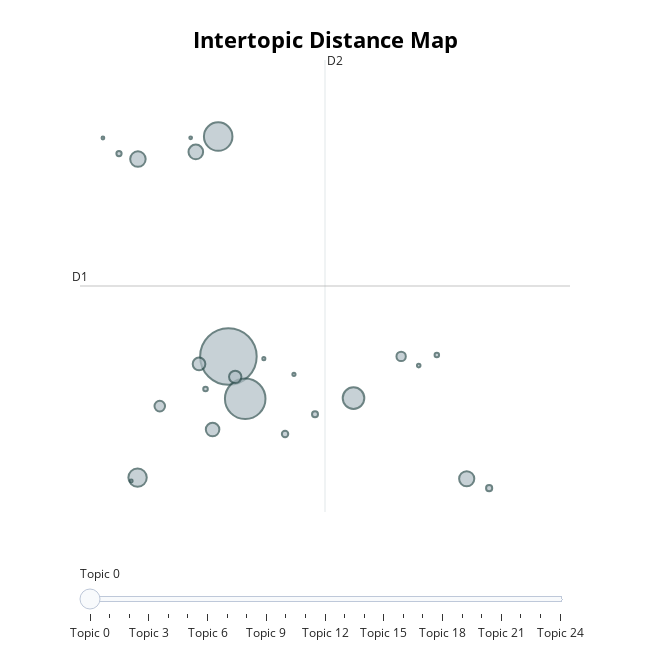

Notebook source saved alongside this figure:
### Markdown cell above
### Visualize Topics

### Code cell
bert_topic_model.visualize_topics()

### Figure 1 — Plotly figure (JSON) as saved in the notebook; plotly's stock layout.template omitted (floating-point values rounded to 4 significant figures)
{"data": [{"customdata": [[0, "fit | shirt | robe | size | great", 4119], [1, "watch | band | look | time | wrist", 2116], [2, "wallet | card | leather | credit | pocket", 1046], [3, "luggage | bag | set | trip | wheel", 600], [4, "sleep | comfortable | sleepwear | soft | pant", 436], [5, "good | fit | color | quality | look", 309], [6, "shoe | sock | foot | size | pair", 297], [7, "gift | product | good | quality | price", 275], [8, "jean | fit | pair | nautica jean | jean fit", 235], [9, "pajama | pajama pant | bottom | pant | pajama bottom", 207], [10, "muy | que | excelente | reloj | producto", 197], [11, "trunk | swim | suit | swimsuit | swim trunk", 144], [12, "cotton | wash | washing | washed | good", 113], [13, "boxer | brief | comfortable | boxer brief | boxer short", 53], [14, "slipper | foot | size slipper | slipper nice | warm", 49], [15, "polo | undershirt | shirt | polo shirt | like", 46], [16, "excellent excellent | excellent | good good | good | imperfect goodby", 35], [17, "blazer | navy | school | size | son", 27], [18, "handkerchief | hanky | cotton | cotton handkerchief | napkin", 26], [19, "bathrobe | clip | bathrobe seems | bath | large", 16], [20, "cuff | cuff link | cufflink | link | french cuff", 13], [21, "belt | belt loop | loop | worth price | worth", 12], [22, "warm | warm soft | senior enjoys | enjoys wormth | wormth softness", 11], [23, "color | red | navy | light yellow | disappointed", 10], [24, "pair | two pair | price | bought two | nice", 10]], "hovertemplate": "<b>Topic %{customdata[0]}</b><br>%{customdata[1]}<br>Size: %{customdata[2]}", "legendgroup": "", "marker": {"color": "#B0BEC5", "line": {"color": "DarkSlateGrey", "width": 2}, "size": [4119, 2116, 1046, 600, 436, 309, 297, 275, 235, 207, 197, 144, 113, 53, 49, 46, 35, 27, 26, 16, 13, 12, 11, 10, 10], "sizemode": "area", "sizeref": 2.574, "symbol": "circle"}, "mode": "markers", "name": "", "orientation": "v", "showlegend": false, "type": "scatter", "x": [2.905, 3.08, 2.798, 4.211, 1.957, 1.96, 5.392, 2.565, 2.74, 2.598, 2.976, 2.188, 4.708, 3.496, 5.626, 3.809, 1.763, 2.666, 5.08, 4.891, 3.589, 3.275, 1.891, 1.595, 2.511], "xaxis": "x", "y": [8.394, 7.17, 14.74, 7.191, 4.896, 14.09, 4.862, 14.3, 6.282, 8.177, 7.805, 6.96, 8.396, 6.153, 4.591, 6.727, 14.25, 7.455, 8.434, 8.129, 7.878, 8.33, 4.799, 14.7, 14.71], "yaxis": "y"}], "layout": {"annotations": [{"showarrow": false, "text": "D1", "x": 1.356, "y": 10.43, "yshift": 10}, {"showarrow": false, "text": "D2", "x": 3.913, "xshift": 10, "y": 16.95}], "height": 650, "hoverlabel": {"bgcolor": "white", "font": {"family": "Rockwell", "size": 16}}, "legend": {"itemsizing": "constant", "tracegroupgap": 0}, "margin": {"t": 60}, "shapes": [{"line": {"color": "#CFD8DC", "width": 2}, "type": "line", "x0": 3.913, "x1": 3.913, "y0": 3.903, "y1": 16.95}, {"line": {"color": "#9E9E9E", "width": 2}, "type": "line", "x0": 1.356, "x1": 6.47, "y0": 10.43, "y1": 10.43}], "sliders": [{"active": 0, "pad": {"t": 50}, "steps": [{"args": [{"marker.color": [["red", "#B0BEC5", "#B0BEC5", "#B0BEC5", "#B0BEC5", "#B0BEC5", "#B0BEC5", "#B0BEC5", "#B0BEC5", "#B0BEC5", "#B0BEC5", "#B0BEC5", "#B0BEC5", "#B0BEC5", "#B0BEC5", "#B0BEC5", "#B0BEC5", "#B0BEC5", "#B0BEC5", "#B0BEC5", "#B0BEC5", "#B0BEC5", "#B0BEC5", "#B0BEC5", "#B0BEC5"]]}], "label": "Topic 0", "method": "update"}, {"args": [{"marker.color": [["#B0BEC5", "red", "#B0BEC5", "#B0BEC5", "#B0BEC5", "#B0BEC5", "#B0BEC5", "#B0BEC5", "#B0BEC5", "#B0BEC5", "#B0BEC5", "#B0BEC5", "#B0BEC5", "#B0BEC5", "#B0BEC5", "#B0BEC5", "#B0BEC5", "#B0BEC5", "#B0BEC5", "#B0BEC5", "#B0BEC5", "#B0BEC5", "#B0BEC5", "#B0BEC5", "#B0BEC5"]]}], "label": "Topic 1", "method": "update"}, {"args": [{"marker.color": [["#B0BEC5", "#B0BEC5", "red", "#B0BEC5", "#B0BEC5", "#B0BEC5", "#B0BEC5", "#B0BEC5", "#B0BEC5", "#B0BEC5", "#B0BEC5", "#B0BEC5", "#B0BEC5", "#B0BEC5", "#B0BEC5", "#B0BEC5", "#B0BEC5", "#B0BEC5", "#B0BEC5", "#B0BEC5", "#B0BEC5", "#B0BEC5", "#B0BEC5", "#B0BEC5", "#B0BEC5"]]}], "label": "Topic 2", "method": "update"}, {"args": [{"marker.color": [["#B0BEC5", "#B0BEC5", "#B0BEC5", "red", "#B0BEC5", "#B0BEC5", "#B0BEC5", "#B0BEC5", "#B0BEC5", "#B0BEC5", "#B0BEC5", "#B0BEC5", "#B0BEC5", "#B0BEC5", "#B0BEC5", "#B0BEC5", "#B0BEC5", "#B0BEC5", "#B0BEC5", "#B0BEC5", "#B0BEC5", "#B0BEC5", "#B0BEC5", "#B0BEC5", "#B0BEC5"]]}], "label": "Topic 3", "method": "update"}, {"args": [{"marker.color": [["#B0BEC5", "#B0BEC5", "#B0BEC5", "#B0BEC5", "red", "#B0BEC5", "#B0BEC5", "#B0BEC5", "#B0BEC5", "#B0BEC5", "#B0BEC5", "#B0BEC5", "#B0BEC5", "#B0BEC5", "#B0BEC5", "#B0BEC5", "#B0BEC5", "#B0BEC5", "#B0BEC5", "#B0BEC5", "#B0BEC5", "#B0BEC5", "#B0BEC5", "#B0BEC5", "#B0BEC5"]]}], "label": "Topic 4", "method": "update"}, {"args": [{"marker.color": [["#B0BEC5", "#B0BEC5", "#B0BEC5", "#B0BEC5", "#B0BEC5", "red", "#B0BEC5", "#B0BEC5", "#B0BEC5", "#B0BEC5", "#B0BEC5", "#B0BEC5", "#B0BEC5", "#B0BEC5", "#B0BEC5", "#B0BEC5", "#B0BEC5", "#B0BEC5", "#B0BEC5", "#B0BEC5", "#B0BEC5", "#B0BEC5", "#B0BEC5", "#B0BEC5", "#B0BEC5"]]}], "label": "Topic 5", "method": "update"}, {"args": [{"marker.color": [["#B0BEC5", "#B0BEC5", "#B0BEC5", "#B0BEC5", "#B0BEC5", "#B0BEC5", "red", "#B0BEC5", "#B0BEC5", "#B0BEC5", "#B0BEC5", "#B0BEC5", "#B0BEC5", "#B0BEC5", "#B0BEC5", "#B0BEC5", "#B0BEC5", "#B0BEC5", "#B0BEC5", "#B0BEC5", "#B0BEC5", "#B0BEC5", "#B0BEC5", "#B0BEC5", "#B0BEC5"]]}], "label": "Topic 6", "method": "update"}, {"args": [{"marker.color": [["#B0BEC5", "#B0BEC5", "#B0BEC5", "#B0BEC5", "#B0BEC5", "#B0BEC5", "#B0BEC5", "red", "#B0BEC5", "#B0BEC5", "#B0BEC5", "#B0BEC5", "#B0BEC5", "#B0BEC5", "#B0BEC5", "#B0BEC5", "#B0BEC5", "#B0BEC5", "#B0BEC5", "#B0BEC5", "#B0BEC5", "#B0BEC5", "#B0BEC5", "#B0BEC5", "#B0BEC5"]]}], "label": "Topic 7", "method": "update"}, {"args": [{"marker.color": [["#B0BEC5", "#B0BEC5", "#B0BEC5", "#B0BEC5", "#B0BEC5", "#B0BEC5", "#B0BEC5", "#B0BEC5", "red", "#B0BEC5", "#B0BEC5", "#B0BEC5", "#B0BEC5", "#B0BEC5", "#B0BEC5", "#B0BEC5", "#B0BEC5", "#B0BEC5", "#B0BEC5", "#B0BEC5", "#B0BEC5", "#B0BEC5", "#B0BEC5", "#B0BEC5", "#B0BEC5"]]}], "label": "Topic 8", "method": "update"}, {"args": [{"marker.color": [["#B0BEC5", "#B0BEC5", "#B0BEC5", "#B0BEC5", "#B0BEC5", "#B0BEC5", "#B0BEC5", "#B0BEC5", "#B0BEC5", "red", "#B0BEC5", "#B0BEC5", "#B0BEC5", "#B0BEC5", "#B0BEC5", "#B0BEC5", "#B0BEC5", "#B0BEC5", "#B0BEC5", "#B0BEC5", "#B0BEC5", "#B0BEC5", "#B0BEC5", "#B0BEC5", "#B0BEC5"]]}], "label": "Topic 9", "method": "update"}, {"args": [{"marker.color": [["#B0BEC5", "#B0BEC5", "#B0BEC5", "#B0BEC5", "#B0BEC5", "#B0BEC5", "#B0BEC5", "#B0BEC5", "#B0BEC5", "#B0BEC5", "red", "#B0BEC5", "#B0BEC5", "#B0BEC5", "#B0BEC5", "#B0BEC5", "#B0BEC5", "#B0BEC5", "#B0BEC5", "#B0BEC5", "#B0BEC5", "#B0BEC5", "#B0BEC5", "#B0BEC5", "#B0BEC5"]]}], "label": "Topic 10", "method": "update"}, {"args": [{"marker.color": [["#B0BEC5", "#B0BEC5", "#B0BEC5", "#B0BEC5", "#B0BEC5", "#B0BEC5", "#B0BEC5", "#B0BEC5", "#B0BEC5", "#B0BEC5", "#B0BEC5", "red", "#B0BEC5", "#B0BEC5", "#B0BEC5", "#B0BEC5", "#B0BEC5", "#B0BEC5", "#B0BEC5", "#B0BEC5", "#B0BEC5", "#B0BEC5", "#B0BEC5", "#B0BEC5", "#B0BEC5"]]}], "label": "Topic 11", "method": "update"}, {"args": [{"marker.color": [["#B0BEC5", "#B0BEC5", "#B0BEC5", "#B0BEC5", "#B0BEC5", "#B0BEC5", "#B0BEC5", "#B0BEC5", "#B0BEC5", "#B0BEC5", "#B0BEC5", "#B0BEC5", "red", "#B0BEC5", "#B0BEC5", "#B0BEC5", "#B0BEC5", "#B0BEC5", "#B0BEC5", "#B0BEC5", "#B0BEC5", "#B0BEC5", "#B0BEC5", "#B0BEC5", "#B0BEC5"]]}], "label": "Topic 12", "method": "update"}, {"args": [{"marker.color": [["#B0BEC5", "#B0BEC5", "#B0BEC5", "#B0BEC5", "#B0BEC5", "#B0BEC5", "#B0BEC5", "#B0BEC5", "#B0BEC5", "#B0BEC5", "#B0BEC5", "#B0BEC5", "#B0BEC5", "red", "#B0BEC5", "#B0BEC5", "#B0BEC5", "#B0BEC5", "#B0BEC5", "#B0BEC5", "#B0BEC5", "#B0BEC5", "#B0BEC5", "#B0BEC5", "#B0BEC5"]]}], "label": "Topic 13", "method": "update"}, {"args": [{"marker.color": [["#B0BEC5", "#B0BEC5", "#B0BEC5", "#B0BEC5", "#B0BEC5", "#B0BEC5", "#B0BEC5", "#B0BEC5", "#B0BEC5", "#B0BEC5", "#B0BEC5", "#B0BEC5", "#B0BEC5", "#B0BEC5", "red", "#B0BEC5", "#B0BEC5", "#B0BEC5", "#B0BEC5", "#B0BEC5", "#B0BEC5", "#B0BEC5", "#B0BEC5", "#B0BEC5", "#B0BEC5"]]}], "label": "Topic 14", "method": "update"}, {"args": [{"marker.color": [["#B0BEC5", "#B0BEC5", "#B0BEC5", "#B0BEC5", "#B0BEC5", "#B0BEC5", "#B0BEC5", "#B0BEC5", "#B0BEC5", "#B0BEC5", "#B0BEC5", "#B0BEC5", "#B0BEC5", "#B0BEC5", "#B0BEC5", "red", "#B0BEC5", "#B0BEC5", "#B0BEC5", "#B0BEC5", "#B0BEC5", "#B0BEC5", "#B0BEC5", "#B0BEC5", "#B0BEC5"]]}], "label": "Topic 15", "method": "update"}, {"args": [{"marker.color": [["#B0BEC5", "#B0BEC5", "#B0BEC5", "#B0BEC5", "#B0BEC5", "#B0BEC5", "#B0BEC5", "#B0BEC5", "#B0BEC5", "#B0BEC5", "#B0BEC5", "#B0BEC5", "#B0BEC5", "#B0BEC5", "#B0BEC5", "#B0BEC5", "red", "#B0BEC5", "#B0BEC5", "#B0BEC5", "#B0BEC5", "#B0BEC5", "#B0BEC5", "#B0BEC5", "#B0BEC5"]]}], "label": "Topic 16", "method": "update"}, {"args": [{"marker.color": [["#B0BEC5", "#B0BEC5", "#B0BEC5", "#B0BEC5", "#B0BEC5", "#B0BEC5", "#B0BEC5", "#B0BEC5", "#B0BEC5", "#B0BEC5", "#B0BEC5", "#B0BEC5", "#B0BEC5", "#B0BEC5", "#B0BEC5", "#B0BEC5", "#B0BEC5", "red", "#B0BEC5", "#B0BEC5", "#B0BEC5", "#B0BEC5", "#B0BEC5", "#B0BEC5", "#B0BEC5"]]}], "label": "Topic 17", "method": "update"}, {"args": [{"marker.color": [["#B0BEC5", "#B0BEC5", "#B0BEC5", "#B0BEC5", "#B0BEC5", "#B0BEC5", "#B0BEC5", "#B0BEC5", "#B0BEC5", "#B0BEC5", "#B0BEC5", "#B0BEC5", "#B0BEC5", "#B0BEC5", "#B0BEC5", "#B0BEC5", "#B0BEC5", "#B0BEC5", "red", "#B0BEC5", "#B0BEC5", "#B0BEC5", "#B0BEC5", "#B0BEC5", "#B0BEC5"]]}], "label": "Topic 18", "method": "update"}, {"args": [{"marker.color": [["#B0BEC5", "#B0BEC5", "#B0BEC5", "#B0BEC5", "#B0BEC5", "#B0BEC5", "#B0BEC5", "#B0BEC5", "#B0BEC5", "#B0BEC5", "#B0BEC5", "#B0BEC5", "#B0BEC5", "#B0BEC5", "#B0BEC5", "#B0BEC5", "#B0BEC5", "#B0BEC5", "#B0BEC5", "red", "#B0BEC5", "#B0BEC5", "#B0BEC5", "#B0BEC5", "#B0BEC5"]]}], "label": "Topic 19", "method": "update"}, {"args": [{"marker.color": [["#B0BEC5", "#B0BEC5", "#B0BEC5", "#B0BEC5", "#B0BEC5", "#B0BEC5", "#B0BEC5", "#B0BEC5", "#B0BEC5", "#B0BEC5", "#B0BEC5", "#B0BEC5", "#B0BEC5", "#B0BEC5", "#B0BEC5", "#B0BEC5", "#B0BEC5", "#B0BEC5", "#B0BEC5", "#B0BEC5", "red", "#B0BEC5", "#B0BEC5", "#B0BEC5", "#B0BEC5"]]}], "label": "Topic 20", "method": "update"}, {"args": [{"marker.color": [["#B0BEC5", "#B0BEC5", "#B0BEC5", "#B0BEC5", "#B0BEC5", "#B0BEC5", "#B0BEC5", "#B0BEC5", "#B0BEC5", "#B0BEC5", "#B0BEC5", "#B0BEC5", "#B0BEC5", "#B0BEC5", "#B0BEC5", "#B0BEC5", "#B0BEC5", "#B0BEC5", "#B0BEC5", "#B0BEC5", "#B0BEC5", "red", "#B0BEC5", "#B0BEC5", "#B0BEC5"]]}], "label": "Topic 21", "method": "update"}, {"args": [{"marker.color": [["#B0BEC5", "#B0BEC5", "#B0BEC5", "#B0BEC5", "#B0BEC5", "#B0BEC5", "#B0BEC5", "#B0BEC5", "#B0BEC5", "#B0BEC5", "#B0BEC5", "#B0BEC5", "#B0BEC5", "#B0BEC5", "#B0BEC5", "#B0BEC5", "#B0BEC5", "#B0BEC5", "#B0BEC5", "#B0BEC5", "#B0BEC5", "#B0BEC5", "red", "#B0BEC5", "#B0BEC5"]]}], "label": "Topic 22", "method": "update"}, {"args": [{"marker.color": [["#B0BEC5", "#B0BEC5", "#B0BEC5", "#B0BEC5", "#B0BEC5", "#B0BEC5", "#B0BEC5", "#B0BEC5", "#B0BEC5", "#B0BEC5", "#B0BEC5", "#B0BEC5", "#B0BEC5", "#B0BEC5", "#B0BEC5", "#B0BEC5", "#B0BEC5", "#B0BEC5", "#B0BEC5", "#B0BEC5", "#B0BEC5", "#B0BEC5", "#B0BEC5", "red", "#B0BEC5"]]}], "label": "Topic 23", "method": "update"}, {"args": [{"marker.color": [["#B0BEC5", "#B0BEC5", "#B0BEC5", "#B0BEC5", "#B0BEC5", "#B0BEC5", "#B0BEC5", "#B0BEC5", "#B0BEC5", "#B0BEC5", "#B0BEC5", "#B0BEC5", "#B0BEC5", "#B0BEC5", "#B0BEC5", "#B0BEC5", "#B0BEC5", "#B0BEC5", "#B0BEC5", "#B0BEC5", "#B0BEC5", "#B0BEC5", "#B0BEC5", "#B0BEC5", "red"]]}], "label": "Topic 24", "method": "update"}]}], "title": {"font": {"color": "Black", "size": 22}, "text": "<b>Intertopic Distance Map</b>", "x": 0.5, "xanchor": "center", "y": 0.95, "yanchor": "top"}, "width": 650, "xaxis": {"anchor": "y", "domain": [0, 1], "range": [1.356, 6.47], "title": {"text": ""}, "type": "linear", "visible": false}, "yaxis": {"anchor": "x", "domain": [0, 1], "range": [3.903, 16.95], "title": {"text": ""}, "type": "linear", "visible": false}}}
